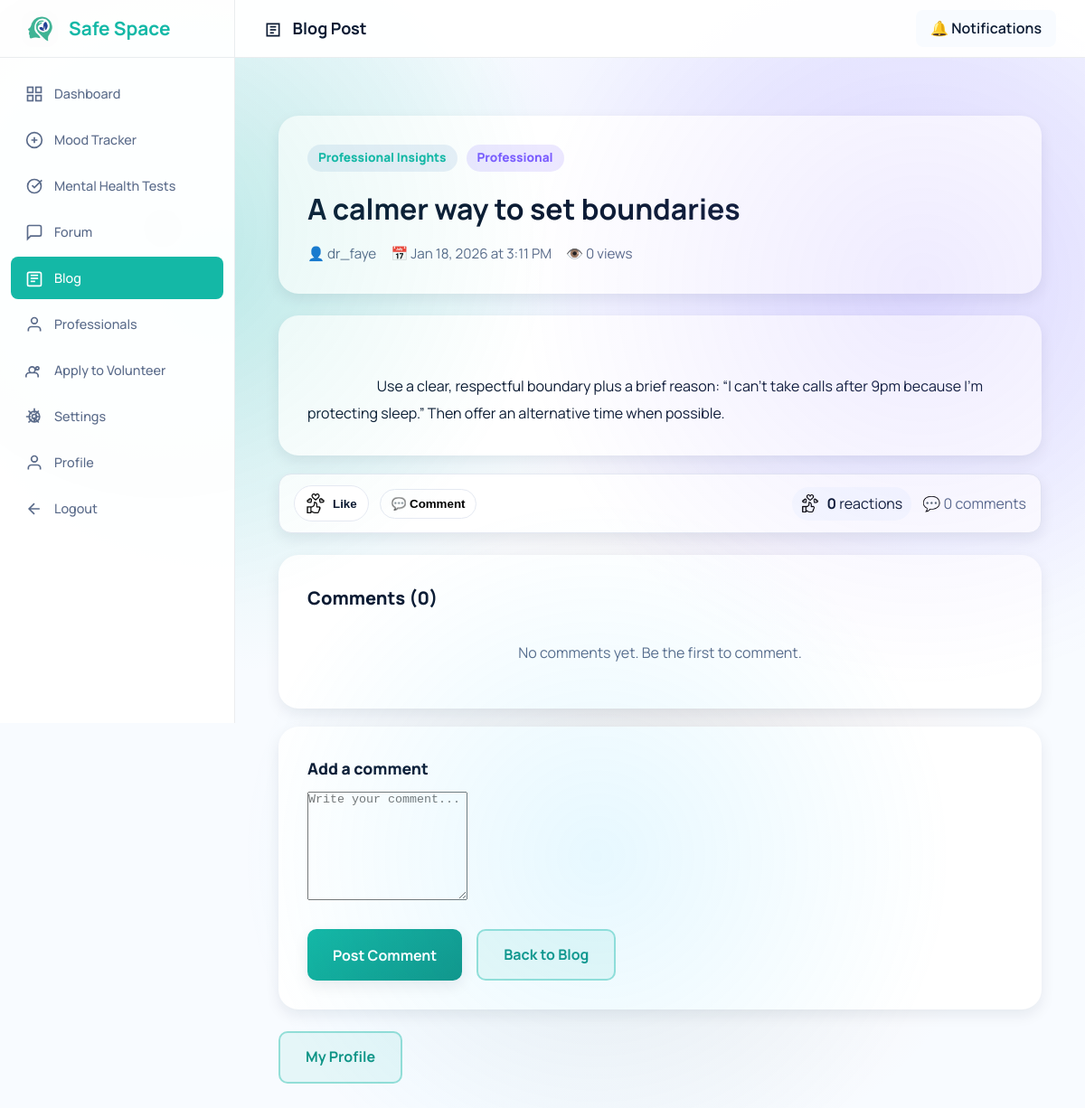
The app's page /dashboard/blog_view.php?blog_id=20 (signed in) with its own data.
### tables this page shows
CREATE TABLE blog_posts (
    blog_id INT AUTO_INCREMENT PRIMARY KEY,
    user_id INT NOT NULL,
    category VARCHAR(120) NOT NULL,
    title VARCHAR(255) NOT NULL,
    content LONGTEXT NOT NULL,
    is_professional_post BOOLEAN DEFAULT FALSE,
    view_count INT DEFAULT 0,
    comment_count INT DEFAULT 0,
    status ENUM('published', 'draft', 'deleted', 'flagged') DEFAULT 'published',
    created_at TIMESTAMP DEFAULT CURRENT_TIMESTAMP,
    updated_at TIMESTAMP DEFAULT CURRENT_TIMESTAMP ON UPDATE CURRENT_TIMESTAMP,
    FOREIGN KEY (user_id) REFERENCES users(user_id) ON DELETE CASCADE,
    INDEX idx_category (category),
    INDEX idx_status (status),
    INDEX idx_created_at (created_at),
    INDEX idx_user_blogs (user_id, created_at)
);

CREATE TABLE users (
    user_id INT AUTO_INCREMENT PRIMARY KEY,
    username VARCHAR(50) UNIQUE NOT NULL,
    email VARCHAR(100) UNIQUE NOT NULL,
    password_hash VARCHAR(255) NOT NULL,
    full_name VARCHAR(100) NULL,
    phone VARCHAR(30) NULL,
    user_type ENUM('patient', 'professional', 'volunteer', 'supporter', 'community_healer') NOT NULL,
    is_anonymous BOOLEAN DEFAULT TRUE,
    is_verified BOOLEAN DEFAULT FALSE,
    is_active BOOLEAN DEFAULT TRUE,
    profile_picture VARCHAR(255) NULL,
    bio TEXT NULL,
    date_of_birth DATE NULL,
    gender ENUM('male', 'female', 'non_binary', 'prefer_not_to_say', 'other') NULL,
    country VARCHAR(100) NULL,
    timezone VARCHAR(50) DEFAULT 'UTC',
    created_at TIMESTAMP DEFAULT CURRENT_TIMESTAMP,
    last_login TIMESTAMP NULL,
    email_verified_at TIMESTAMP NULL,
    verification_token VARCHAR(100) NULL,
    reset_token VARCHAR(100) NULL,
    reset_token_expiry TIMESTAMP NULL,
    INDEX idx_username (username),
    INDEX idx_email (email),
    INDEX idx_user_type (user_type),
    INDEX idx_is_active (is_active)
);

### dashboard/blog_view.php (the view, shortened to what this page needs)
<?php
$db = Database::getInstance();
$conn = $db->getConnection();
$blog_id = (int)($_GET['blog_id'] ?? 0);
$post_sql = "
    SELECT bp.blog_id, bp.title, bp.category, bp.content, bp.created_at, bp.view_count, bp.comment_count,
           bp.user_id, bp.is_professional_post,
           u.username, u.user_type
    FROM blog_posts bp
    JOIN users u ON bp.user_id = u.user_id
    WHERE bp.blog_id = ? AND bp.status = 'published'
";
$post_stmt = $conn->prepare($post_sql);
$post_stmt->bind_param('i', $blog_id);
$post_stmt->execute();
$post = $post_stmt->get_result()->fetch_assoc();
$reaction_types = ['like', 'celebrate', 'support', 'love', 'insightful', 'curious'];
$reaction_assets = [
    'like' => '../images/reactions/like.png',
    'celebrate' => '../images/reactions/Linkedin-Celebrate-Icon-ClappingHands500.png',
    'support' => '../images/reactions/Linkedin-Support-Icon-HeartinHand500.png',
    'love' => '../images/reactions/Linkedin-Love-Icon-Heart500.png',
    'insightful' => '../images/reactions/Linkedin-Insightful-Icon-Lamp500.png',
    'curious' => '../images/reactions/Linkedin-Curious-Icon-PurpleSmiley500.png',
];
$reaction_counts = array_fill_keys($reaction_types, 0);
$user_reaction = null;
$total_reactions = array_sum($reaction_counts);
$comments_sql = "
    SELECT bc.comment_id, bc.content, bc.created_at,
           u.username, u.user_type
    FROM blog_comments bc
    JOIN users u ON bc.user_id = u.user_id
    WHERE bc.blog_id = ? AND bc.status = 'published'
    ORDER BY bc.created_at ASC
";
$comments_stmt = $conn->prepare($comments_sql);
if (!$comments_stmt) {
    error_log('blog_view.php: failed to prepare comments query: ' . $conn->error);
    $comments = [];
} else {
$comments_stmt->bind_param('i', $blog_id);
$comments_stmt->execute();
$comments = $comments_stmt->get_result()->fetch_all(MYSQLI_ASSOC);
}
?>
<!DOCTYPE html>
<html lang="en">
<head>
    <link rel="stylesheet" href="../assets/css/styles.css">
    <link rel="stylesheet" href="includes/dashboard-layout.css">
</head>
<body>
    <div class="dashboard-wrapper">
        <?php include 'includes/sidebar.php'; ?>
        <main class="main-content">
            <div class="top-bar">
                <h2 style="margin: 0; font-size: 18px; color: var(--text-primary);">
                    <svg viewBox="0 0 24 24" width="20" height="20" fill="none" stroke="currentColor" stroke-width="2" style="display: inline-block; margin-right: 8px; vertical-align: middle;"><path d="M4 4h16v16H4z"/><path d="M8 8h8"/><path d="M8 12h8"/><path d="M8 16h5"/></svg>
                    Blog Post
                </h2>
                <div class="top-bar-right">
                    <a href="notifications.php" style="text-decoration: none; color: var(--text-primary); font-weight: 600; padding: 8px 16px; background: var(--light-bg); border-radius: 8px;">🔔 Notifications</a>
                </div>
            </div>
            <div class="content-area">
                <div class="blog-view-container">
                    <div class="post-header">
                        <div class="badge-row">
                            <span class="category-chip"><?php echo htmlspecialchars($post['category']); ?></span>
                            <?php if (($post['user_type'] ?? '') === 'professional'): ?>
                                <span class="pro-chip">Professional</span>
                            <?php endif; ?>
                        </div>
                        <h1 style="margin: 0; font-size: 2rem; color: var(--text-primary);">
                            <?php echo htmlspecialchars($post['title']); ?>
                        </h1>
                        <div class="post-meta">
                            <span>👤 <?php echo htmlspecialchars($post['username']); ?></span>
                            <span>📅 <?php echo date('M j, Y \a\t g:i A', strtotime($post['created_at'])); ?></span>
                            <span>👁️ <?php echo (int)$post['view_count']; ?> views</span>
                        </div>
                    </div>
                    <div class="post-content">
                        <?php echo htmlspecialchars($post['content']); ?>
                    </div>
                    <div class="post-actions" aria-label="Post actions">
                        <div class="post-actions-left">
                            <div class="reaction-wrapper" id="reactionWrapper" data-blog-id="<?php echo $blog_id; ?>">
                                <button type="button" class="reaction-trigger" id="reactionTrigger" aria-haspopup="true" aria-expanded="false">
                                    <img id="activeReactionIcon" src="<?php echo htmlspecialchars($reaction_assets[$user_reaction ?? 'like']); ?>" alt="Current reaction">
                                    <span id="activeReactionLabel" style="font-weight: 900; color: var(--text-primary);">
                                        <?php echo $user_reaction ? ucfirst($user_reaction) : 'Like'; ?>
                                    </span>
                                </button>
                            </div>
                            <button class="action-chip" type="button" data-scroll-target="#commentFormSection">💬 Comment</button>
                        </div>
                        <div class="post-actions-meta">
                            <span class="reaction-count-chip" id="reactionCountChip">
                                <img src="<?php echo htmlspecialchars($reaction_assets['like']); ?>" alt="Reactions">
                                <span><strong id="reactionTotal"><?php echo $total_reactions; ?></strong> reactions</span>
                            </span>
                            <span style="color: var(--text-secondary);">💬 <?php echo (int)$post['comment_count']; ?> comments</span>
                        </div>
                    </div>
                    <div class="comments-section" id="commentsSection">
                        <div style="font-size: 1.25rem; font-weight: 900; color: var(--text-primary); margin-bottom: 1rem;">Comments (<?php echo count($comments); ?>)</div>
                        <?php if (count($comments) > 0): ?>
                            <?php foreach ($comments as $comment): ?>
                                <div class="comment-item">
                                    <div class="comment-meta">
                                        <span class="comment-author">
                                            <?php echo htmlspecialchars($comment['username']); ?>
                                            <?php if (($comment['user_type'] ?? '') === 'professional'): ?>
                                                <span style="margin-left: 8px; font-weight: 900; color: var(--secondary-color);">Professional</span>
                                            <?php endif; ?>
                                        </span>
                                        <span><?php echo date('M j, Y \a\t g:i A', strtotime($comment['created_at'])); ?></span>
                                    </div>
                                    <div style="margin-top: 0.5rem; white-space: pre-wrap; color: var(--text-primary);">
                                        <?php echo htmlspecialchars($comment['content']); ?>
                                    </div>
                                </div>
                            <?php endforeach; ?>
                        <?php else: ?>
                            <p style="margin: 0; color: var(--text-secondary); text-align: center; padding: 1rem;">No comments yet. Be the first to comment.</p>
                        <?php endif; ?>
                    </div>
                    <div class="new-comment" id="commentFormSection">
                        <div style="font-size: 1.1rem; font-weight: 900; color: var(--text-primary); margin-bottom: 0.75rem;">Add a comment</div>
                        <form method="POST" action="">
                            <div class="form-group">
                                <textarea name="comment_content" required placeholder="Write your comment..." style="min-height: 120px;"></textarea>
                            </div>
                            <div style="display: flex; gap: 1rem; flex-wrap: wrap;">
                                <button type="submit" name="add_comment" class="btn btn-primary">Post Comment</button>
                                <a href="blogs.php" class="btn btn-secondary">Back to Blog</a>
                            </div>
                        </form>
                    </div>
                    <div style="display: flex; gap: 1rem; margin-top: 1.5rem; flex-wrap: wrap;">
                        <a href="profile.php" class="btn btn-secondary">My Profile</a>
                    </div>
                </div>
            </div>
        </main>
    </div>
</body>
</html>

### assets/css/styles.css (style rules this page uses)
:root { --primary-color: #14b8a6; --primary-dark: #0e9486; --primary-light: #3ad0be; --secondary-color: #7b5dff; --accent-color: #3ac7ff; --accent-warm: #ff986f; --white: #ffffff; --light-bg: #f8fbff; --light-gray: #e5e9f2; --medium-gray: #97a4b8; --dark-gray: #0c1b33; --text-primary: #0c1b33; --text-secondary: #5a6b8a; --success: #22c55e; --warning: #f59e0b; --error: #ef4444; --info: #3b82f6; --shadow-sm: 0 6px 16px rgba(12, 27, 51, 0.08); --shadow-md: 0 12px 28px rgba(12, 27, 51, 0.12); --shadow-lg: 0 18px 48px rgba(12, 27, 51, 0.18); --shadow-glow: 0 0 24px rgba(20, 184, 166, 0.35); --radius-sm: 10px; --radius-md: 14px; --radius-lg: 22px; --radius-xl: 32px; --transition-fast: 0.18s ease; --transition-normal: 0.3s ease; --transition-slow: 0.5s ease; --spacing-xs: 0.5rem; --spacing-sm: 1rem; --spacing-md: 1.5rem; --spacing-lg: 2rem; --spacing-xl: 3rem; }
* { margin: 0; padding: 0; box-sizing: border-box; }
html { font-size: 16px; scroll-behavior: smooth; }
body { font-family: 'Manrope', 'Segoe UI', Tahoma, Geneva, Verdana, sans-serif; background: radial-gradient(circle at 20% 25%, rgba(20, 184, 166, 0.16), transparent 32%), radial-gradient(circle at 80% 20%, rgba(123, 93, 255, 0.14), transparent 34%), radial-gradient(circle at 60% 70%, rgba(255, 152, 111, 0.14), transparent 36%), var(--light-bg); color: var(--text-primary); line-height: 1.6; min-height: 100vh; overflow-x: hidden; position: relative; margin: 0; }
body::before { content: ''; position: fixed; top: 0; left: 0; width: 100%; height: 100%; background: radial-gradient(circle at 15% 20%, rgba(20, 184, 166, 0.12), transparent 30%), radial-gradient(circle at 85% 25%, rgba(123, 93, 255, 0.12), transparent 32%), radial-gradient(circle at 55% 75%, rgba(58, 199, 255, 0.12), transparent 34%); pointer-events: none; z-index: 0; }
.form-group { margin-bottom: var(--spacing-md); }
.btn { display: inline-block; padding: 14px 28px; border: none; border-radius: var(--radius-sm); font-size: 1rem; font-weight: 700; cursor: pointer; transition: all var(--transition-normal); text-align: center; text-decoration: none; font-family: inherit; }
.btn-primary { background: linear-gradient(135deg, var(--primary-color), var(--primary-dark)); color: var(--white); box-shadow: var(--shadow-sm); }
.btn-secondary { background: rgba(20, 184, 166, 0.08); color: var(--primary-dark); border: 2px solid rgba(20, 184, 166, 0.4); }

### dashboard/includes/dashboard-layout.css (style rules this page uses)
.dashboard-wrapper { display: flex; min-height: 100vh; margin: 0; padding: 0; }
.main-content { flex: 1; margin-left: 260px; padding: 0; width: calc(100% - 260px); }
.top-bar { background: rgba(255, 255, 255, 0.95); border-bottom: 1px solid rgba(12, 27, 51, 0.08); padding: 0 32px; display: flex; justify-content: space-between; align-items: center; position: sticky; top: 0; z-index: 99; height: 64px; margin: 0; }
.top-bar-right { display: flex; gap: 16px; align-items: center; }
.content-area { padding: 2rem; }

### records on screen
blog_posts: category "Professional Insights", title "A calmer way to set boundaries", user.username "dr_faye", created_at "Jan 18, 2026 at 3:11 PM", view_count "0", content "Use a clear, respectful boundary plus a brief reason: “I can’t take calls after 9pm because I’m protecting sleep.” Then offer an alternative time when possible.", comment_count "0"

### other values on screen
$total_reactions "0"
count($comments) "0"
